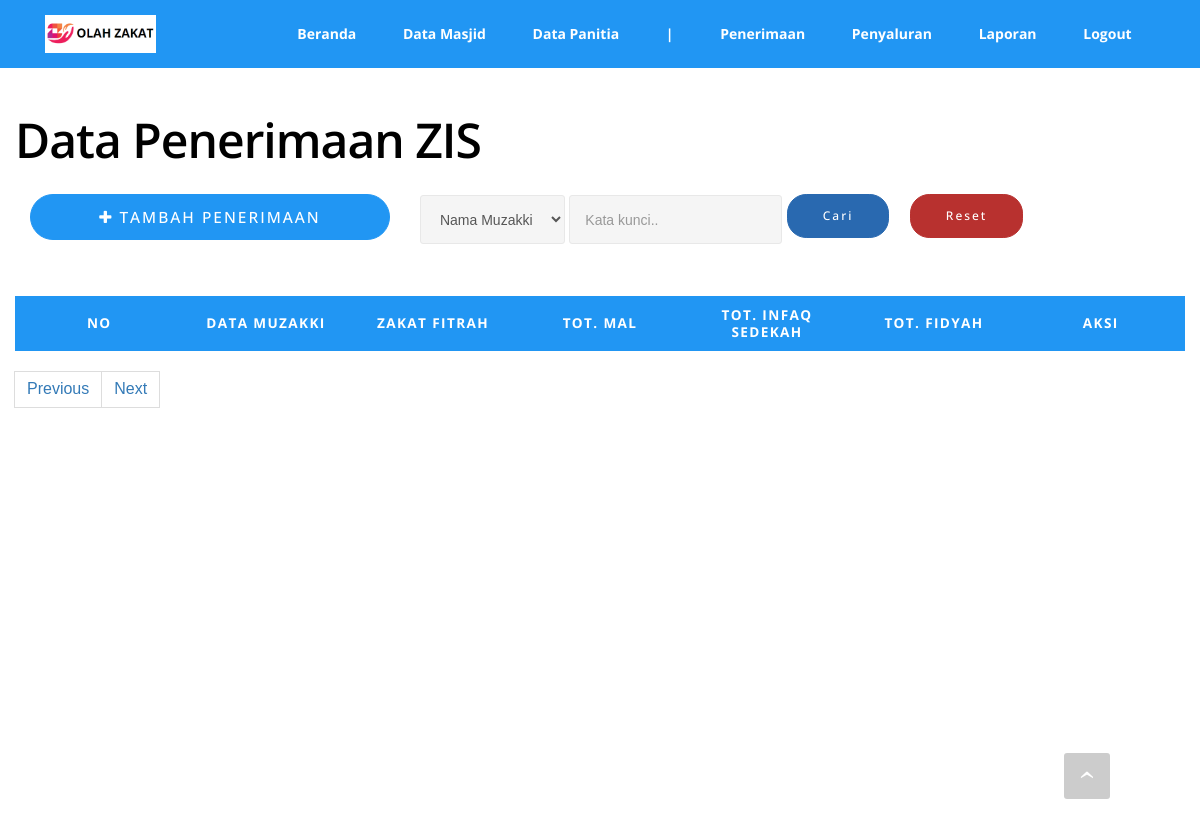
Before: /admin/penyetoran.php (signed in) with the older database file.
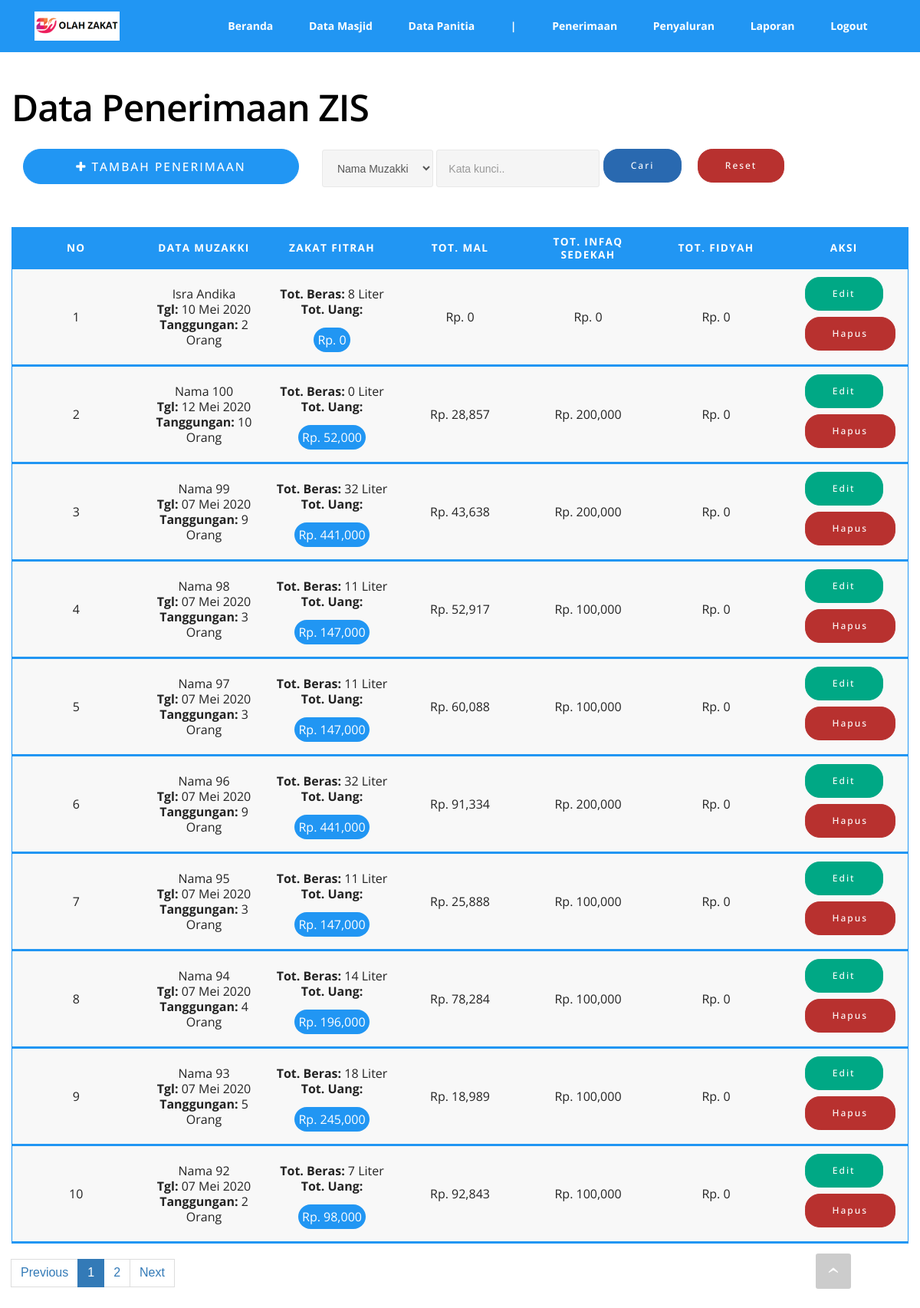
After: the same page with the newer database file.
### tables this page shows
CREATE TABLE IF NOT EXISTS `tb_setoran_zis` (
  `id` int(11) NOT NULL AUTO_INCREMENT,
  `id_user` int(11) NOT NULL,
  `tgl` date DEFAULT NULL,
  `nama_muzakki` varchar(250) DEFAULT NULL,
  `alamat` text DEFAULT NULL,
  `jumlah_jiwa` int(11) DEFAULT NULL,
  `zakat_fitrah_uang` double DEFAULT NULL,
  `zakat_fitrah_beras` double DEFAULT NULL,
  `harga_beras_dimakan` double DEFAULT NULL,
  `zakat_mal` double DEFAULT NULL,
  `infaq_sedekah` double DEFAULT NULL,
  `arah_infaqsedekah` varchar(150) DEFAULT NULL,
  `fidyah` double DEFAULT NULL,
  `zakat_fitrah_uang_` double DEFAULT NULL,
  `created_at` timestamp NULL DEFAULT current_timestamp(),
  `updated_at` timestamp NULL DEFAULT current_timestamp() ON UPDATE current_timestamp(),
  PRIMARY KEY (`id`),
  KEY `FK1w` (`id_user`),
  CONSTRAINT `FK1w` FOREIGN KEY (`id_user`) REFERENCES `users` (`id`) ON DELETE NO ACTION ON UPDATE NO ACTION
);

### admin/penyetoran.php (the view, shortened to what the rows shown need)
<?php include('template/top.php') ?>
    <section class="mbr-section mbr-section-hero mbr-section-full mbr-after-navbar" id="header1-1" style="background-color: rgb(255, 255, 255);">
        <div class="mbr-table-cell">
            <div class="container-fluid">
                <div class="row">
                    <div class="mbr-section-full col-md-12 col-lg-11">
                        <h1 class="mbr-section-title display-2" style="padding-top: 90px;">Data Penerimaan ZIS</h1>
                        <br>
                        <br>
                        <div class="mbr-section-nopadding">
                            <table class="gigo-responsive" style="margin-right: 10px;">
                              <thead>
                                <tr>
                                  <th scope="col">No</th>
                                  <th scope="col">Data Muzakki</th>
                                  <th scope="col">Zakat Fitrah</th>
                                  <th scope="col">Tot. Mal</th>
                                  <th scope="col">Tot. Infaq Sedekah</th>
                                  <th scope="col">Tot. Fidyah</th>
                                  <th scope="col">Aksi</th>
                                </tr>
                              </thead>
                              <tbody>
                              <?php
                                $id=$_SESSION['id'];
                                $page = (isset($_GET['page']))? (int) $_GET['page'] : 1;
                                $kolomCari=(isset($_GET['Kolom']))? $_GET['Kolom'] : "";
                                $kolomKataKunci=(isset($_GET['KataKunci']))? $_GET['KataKunci'] : "";
                                $limit = 10;
                                $limitStart = ($page - 1) * $limit;
                                if($kolomCari=="" && $kolomKataKunci==""){
                                  $SqlQuery = mysqli_query($mysqli, "SELECT * FROM tb_setoran_zis WHERE id_user = $id order by id DESC LIMIT ".$limitStart.",".$limit);
                                }else{
                                  $SqlQuery = mysqli_query($mysqli, "SELECT * FROM tb_setoran_zis WHERE $kolomCari LIKE '%$kolomKataKunci%' AND id_user = $id order by id DESC LIMIT ".$limitStart.",".$limit);
                                }
                                $no = $limitStart + 1;
                                while($row = mysqli_fetch_array($SqlQuery)){
                              ?>
                                <tr>
                                  <td data-label="No" scope="row" ><?php echo $no; ?></td>
                                  <td data-label="Data Muzakki"><?php echo $row['nama_muzakki']; ?><br>
                                                                <b>Tgl:</b> <?php echo TanggalIndo($row['tgl']); ?><br>
                                                                <b>Tanggungan:</b> <?php echo number_format($row['jumlah_jiwa'],0); ?> Orang
                                                              </td>
                                  <td data-label="Zakat Fitrah"><b>Tot. Beras:</b> <?php echo number_format($row['zakat_fitrah_beras'],0); ?> Liter<br>
                                                                <b>Tot. Uang:</b> <br><br><a class="linkkk" href="konversi_beras.php?id=<?php echo $row['id']; ?>">Rp. <?php echo number_format($row['zakat_fitrah_uang'],0); ?></a>
                                  </td>
                                  <td data-label="Mal">Rp. <?php echo number_format($row['zakat_mal'],0); ?></td>
                                  <td data-label="Infaq Sedekah">Rp. <?php echo number_format($row['infaq_sedekah'],0); ?></td>
                                  <td data-label="Fidyah">Rp. <?php echo number_format($row['fidyah'],0); ?></td>
                                  <td data-label="Aksi">
                                    <a href="edit_penyetoran.php?id=<?php echo $row['id']; ?>" class="btn btn-success">Edit</a>
                                    <a href="controller.php?page=penyetoran&action=delete&id=<?php echo $row['id']; ?>" class="btn btn-danger confirmation">Hapus</a>
                                  </td>
                                </tr>
                              <?php $no++; } ?>
                              </tbody>
                            </table>
                        </div>
                    </div>
                </div>
            </div>
        </div>
    </section>
<?php
    function TanggalIndo($date){
          $BulanIndo = array(
                            "Jan",
                            "Feb",
                            "Mar",
                            "Apr",
                            "Mei",
                            "Jun",
                            "Jul",
                            "Agu",
                            "Sep",
                            "Okt",
                            "Nov",
                            "Des"
                            );
          $tahun = substr($date, 0, 4);
          $bulan = substr($date, 5, 2);
          $tgl   = substr($date, 8, 2);
          $result = $tgl . " " . $BulanIndo[(int)$bulan-1] . " ". $tahun;
          return($result);
    }
?>
<?php $tinggi = '610px'; include('template/bottom.php') ?>

Changed rows visible on the page:
added tb_setoran_zis: nama_muzakki "Isra Andika", tgl "10 Mei 2020", jumlah_jiwa "2", zakat_fitrah_beras "8", zakat_fitrah_uang "0", zakat_mal "0", infaq_sedekah "0", fidyah "0"
added tb_setoran_zis: nama_muzakki "Nama 100", tgl "12 Mei 2020", jumlah_jiwa "10", zakat_fitrah_beras "0", zakat_fitrah_uang "52,000", zakat_mal "28,857", infaq_sedekah "200,000", fidyah "0"
added tb_setoran_zis: nama_muzakki "Nama 99", tgl "07 Mei 2020", jumlah_jiwa "9", zakat_fitrah_beras "32", zakat_fitrah_uang "441,000", zakat_mal "43,638", infaq_sedekah "200,000", fidyah "0"
added tb_setoran_zis: nama_muzakki "Nama 98", tgl "07 Mei 2020", jumlah_jiwa "3", zakat_fitrah_beras "11", zakat_fitrah_uang "147,000", zakat_mal "52,917", infaq_sedekah "100,000", fidyah "0"
added tb_setoran_zis: nama_muzakki "Nama 97", tgl "07 Mei 2020", jumlah_jiwa "3", zakat_fitrah_beras "11", zakat_fitrah_uang "147,000", zakat_mal "60,088", infaq_sedekah "100,000", fidyah "0"
added tb_setoran_zis: nama_muzakki "Nama 96", tgl "07 Mei 2020", jumlah_jiwa "9", zakat_fitrah_beras "32", zakat_fitrah_uang "441,000", zakat_mal "91,334", infaq_sedekah "200,000", fidyah "0"
added tb_setoran_zis: nama_muzakki "Nama 95", tgl "07 Mei 2020", jumlah_jiwa "3", zakat_fitrah_beras "11", zakat_fitrah_uang "147,000", zakat_mal "25,888", infaq_sedekah "100,000", fidyah "0"
added tb_setoran_zis: nama_muzakki "Nama 94", tgl "07 Mei 2020", jumlah_jiwa "4", zakat_fitrah_beras "14", zakat_fitrah_uang "196,000", zakat_mal "78,284", infaq_sedekah "100,000", fidyah "0"
added tb_setoran_zis: nama_muzakki "Nama 93", tgl "07 Mei 2020", jumlah_jiwa "5", zakat_fitrah_beras "18", zakat_fitrah_uang "245,000", zakat_mal "18,989", infaq_sedekah "100,000", fidyah "0"
added tb_setoran_zis: nama_muzakki "Nama 92", tgl "07 Mei 2020", jumlah_jiwa "2", zakat_fitrah_beras "7", zakat_fitrah_uang "98,000", zakat_mal "92,843", infaq_sedekah "100,000", fidyah "0"
Other visible differences:
new list line: "1"
new list line: "2"
